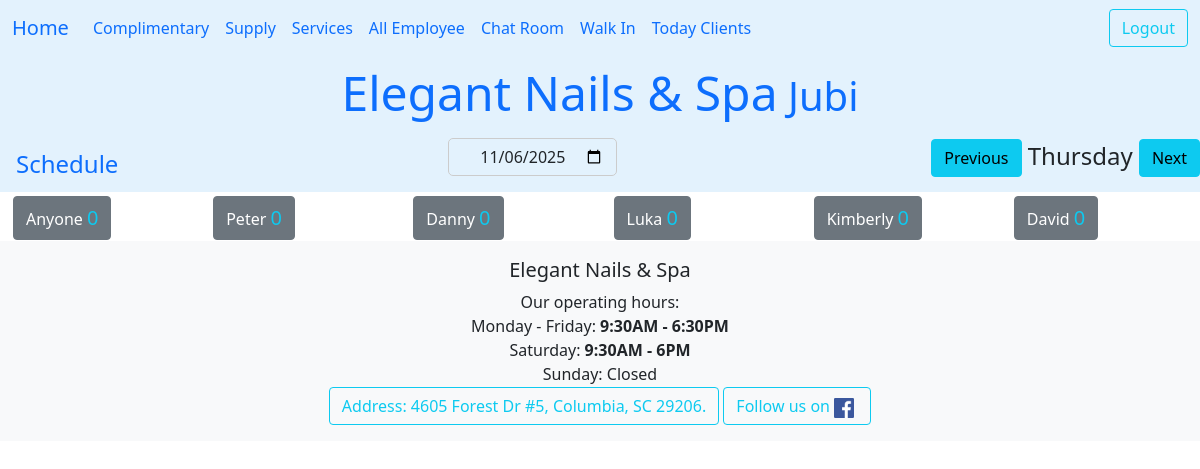
Page /dathen/all/ (signed in) on the earlier database version.
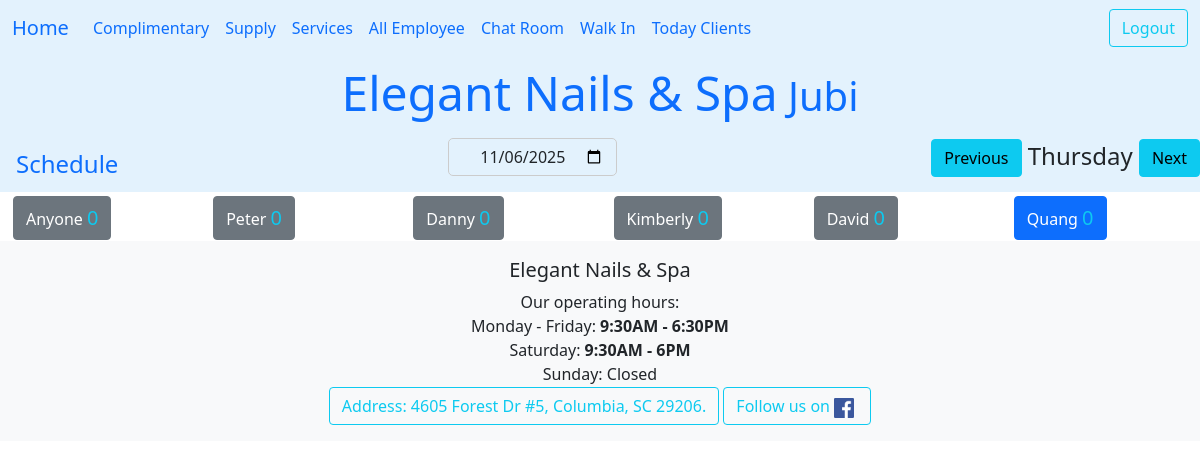
Same page on the later database version.
### ledger/models.py (models this page shows, shortened)
class Technician(models.Model):
    name = models.CharField(max_length=25)
    phone = PhoneNumberField()
    email = models.EmailField(max_length=40, null=True, blank=True)
    owner = models.ForeignKey(settings.AUTH_USER_MODEL, on_delete=models.DO_NOTHING)
    start_work_at = models.TimeField()
    end_work = models.TimeField()
    isWork = models.BooleanField(default=False)
    picture = models.ImageField(upload_to='tech_pictures/', null=True, editable=True)
    services = models.ManyToManyField("Service", blank=True, related_name="tech")
    time_come_in = models.DateTimeField(null=True)
    work_days = models.CharField(max_length=7, default="1111110", help_text="MTWTFSS: 1 for work, 0 for off")
    vacation_start = models.DateField(null=True, blank=True, help_text="Start vacation")
    vacation_end = models.DateField(null=True, blank=True, help_text="End vacation, back work!")
    date_go_work = models.DateField(null=True, blank=True)
    history = HistoricalRecords()
    hire_date = models.DateField(auto_now_add=True, help_text="Date when the technician was hired")
    experience = models.PositiveIntegerField(default=0, help_text="Years of experience in the field")
    bio = models.TextField(max_length=500, null=True, blank=True, help_text="Short bio about the technician")
    view_count = models.IntegerField(default=0)
    is_accept_booking = models.BooleanField(default=True, help_text="Is the technician accepting new bookings?")
    def is_on_vacation(self, check_date):
        if self.vacation_start and self.vacation_end:
            return self.vacation_start <= check_date <= self.vacation_end
        return False
    class Meta:
        unique_together = ('name','phone',)
        ordering = ['time_come_in','name']
    def get_today_clients(self):
        hnay = self.get_khachVisit().filter(day_comes=datetime.date.today())
        return hnay.order_by('time_at')
    def get_khachVisit(self):
        return self.khachvisits.all()
    def get_services_today(self):
        now = datetime.datetime.now()
        clients = self.get_today_clients().filter(time_at__lte=now)
        all_ser = []
        for client in clients:
            all_ser.extend(client.get_services())
        return len(all_ser)

### datHen/views.py (the view)
# urls.py: path('all/', views.DatHenView.as_view(), name='listHen' ),
class DatHenView(LoginRequiredMixin,View):
    template_name = 'datHen/dathenview.html'
    def get(self, request):
        date_str = request.GET.get('date')
        if date_str:
            try:
                selected_date = timezone.datetime.strptime(date_str, '%Y-%m-%d').date()
            except ValueError:
                selected_date = timezone.now().date()
        else:
            selected_date = timezone.now().date()
        form = DatePickerInput(initial={'date': selected_date})
        prev_day = selected_date - timedelta(days=1)
        next_day = selected_date + timedelta(days=1)
        all_tech = Technician.objects.filter(owner=request.user).order_by('time_come_in')
        context = {
            'allTech' : all_tech,
            'selected_date': selected_date,
            'prev_day' : prev_day,
            'next_day' : next_day,
            'form': form,
            'now': timezone.now().time(),
        }
        for tech in all_tech:
            tech.on_vacation = tech.is_on_vacation(check_date=selected_date)
            tech.clients = tech.get_khachVisit().filter(day_comes=selected_date).order_by('time_at')
        return render(request, self.template_name, context)

### datHen/forms.py
class DatePickerInput(forms.Form):
    date = forms.DateField(
        widget=ChonNgay(),
        label=""
        )

### datHen/templates/datHen/dathenview.html (shortened to what this page needs)
{% extends 'base.html' %}
{% load crispy_forms_tags %}
{% load humanize %}
{% load static %}
{% block nutChinh %}
        <div class="d-flex flex-row">
            <div class="nav-item">
                <a class="nav-link" href="{% url 'datHen:schedule_user' %}"><span>Schedule</span></a>
            </div>
        </div>
{% endblock nutChinh %}
{% block time %}
    <div class="d-grid gap-2 d-md-flex justify-content-md-end">
        {{ form.date | as_crispy_field }}
    </div>
{% endblock time %}
{% block nutPhu %}
    <div class="date-navigation">
        <a href="?date={{ prev_day|date:'Y-m-d' }}" class="btn btn-info">Previous</a>
            <span class="current-date">{{ selected_date|date:'l' }}</span>
        <a href="?date={{ next_day|date:'Y-m-d' }}" class="btn btn-info">Next</a>
    </div>
{% endblock nutPhu %}
{% block heading %}
<link rel="stylesheet" href="{% static 'css/dathenview.css' %}">
{% endblock heading %}
{% block content %}
<div class="container_tech">
    {% for tech in allTech %}
    <div class="col-md-2 align-text-top" id="tech">
        <span class="fs-3">
            <a href="{% url 'ledger:vacation' tech.id %}" class="btn {% if tech.on_vacation or not tech.isWork %}btn-secondary{% else %}btn-primary{% endif %}" role="button" > {{ tech.name | title }}
                <span class="text-info fs-5">{% if tech.on_vacation %}Off {% else %}  {{ tech.get_services_today }} </span>{% endif %}
            </a>
        </span>
    </div>
    {%endfor%}
</div>
{% endblock content %}

Differences in the rows shown:
no longer on this page (row edited): Technician: name "Luka", get_services_today "0"
now on this page (row edited): Technician: name "Quang", get_services_today "0", isWork True (drawn)
